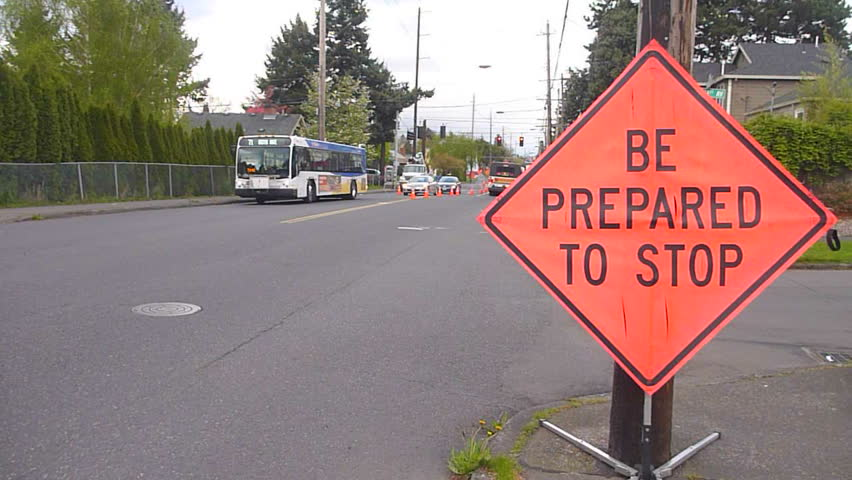
#> input picture assignments/PS2/input_images/img-5-a-1.png, 852 x 480 px, given in place of simple_tl.png, which was not available
$ jupyter execute --allow-errors PS2.ipynb   (shell and % lines are left out)   (Python 2 division)   (older library calls are emulated)
#> lines starting #> are read from the running program, lines starting #| are printed output that depends on the picture; pictures that were not available may be replaced by others from this repository, and a replacement may not be noted
### assignments/PS2/ps2.py

"""
CS6476 Problem Set 2 imports. Only Numpy and cv2 are allowed.
"""
import cv2

import numpy as np


# [22 lines left out: functions intersec, generate_mask, not called in this run]

# /120, 240/
#/300,1200 works all
def generate_edges(img):
    edges = cv2.Canny(img,300,1200)
    return edges

def generate_gray(img):
    gray = cv2.cvtColor(img,cv2.COLOR_BGR2GRAY)
    return gray

def generate_blurred(img):
    blurred = cv2.GaussianBlur(img, (5, 5), 0)
    return blurred

# [9 lines left out: function houghline, not called in this run]

# 50 0 50
def houghcircles(img, threshold, minR, maxR):
    circles = cv2.HoughCircles(img,cv2.cv.CV_HOUGH_GRADIENT,1,threshold,param1=20,param2=10,minRadius=minR,maxRadius=maxR)
    circle_coordinates=[]
    if circles is not None:
        circles=circles.astype(int)
        for i in circles[0,:]:
            x=i[0]
            y=i[1]
            r=i[2]
            circle_coordinates.append((x,y,r))
            circle_coordinates = sorted(circle_coordinates, key=lambda x: x[0])
    return circle_coordinates

# [757 lines left out: functions lines_check, circles_check, find_yield_sign, find_stop_sign, find_square_sign, find_do_not_enter_sign and 1 more, not called in this run]

def traffic_light_detection(img_in, radii_range):
    """Finds the coordinates of a traffic light image given a radii
    range.

    Use the radii range to find the circles in the traffic light and
    identify which of them represents the yellow light.

    Analyze the states of all three lights and determine whether the
    traffic light is red, yellow, or green. This will be referred to
    as the 'state'.

    It is recommended you use Hough tools to find these circles in
    the image.

    The input image may be just the traffic light with a white
    background or a larger image of a scene containing a traffic
    light.

    Args:
        img_in (numpy.array): image containing a traffic light.
        radii_range (list): range of radii values to search for.

    Returns:
        tuple: 2-element tuple containing:
        coordinates (tuple): traffic light center using the (x, y)
                             convention.
        state (str): traffic light state. A value in {'red', 'yellow',
                     'green'}
    """


#Part1: preprocessing img_in

#     print img_in.shape
#     print img_in[390][287]
    gray = cv2.cvtColor(img_in,cv2.COLOR_BGR2GRAY)
    result = img_in.copy()

#     # print (1.*np.min(gray), 1.*np.max(gray), np.mean(gray), np.std(gray))

    #hough transform

#Part2: hough transform to detect circles
    min_r=radii_range[0]
    max_r=radii_range[-1]+1
#     # print min_r, max_r

    coordinates=houghcircles(gray, 50, min_r, max_r)
#     # print coordinates
#     for i in range(len(coordinates)):
#         # print i
#         a=coordinates[i]
#         b=coordinates[:i] + coordinates[i+1 :]
#         # print a
#         # print b
#     a = np.random.normal(size=(10,3))
#     b = np.random.normal(size=(1,3))

#     # print coordinates

# based on y(vertical) distance of circle, remove outliers
    if abs(coordinates[0][0]-coordinates[1][0]) > 5:
        coordinates=coordinates[1:]

    if abs(coordinates[-1][0]-coordinates[-2][0])>5:
        coordinates=coordinates[:-1]


    coordinates = sorted(coordinates, key=lambda x: x[1])
    coordinate = coordinates[1][0:-1]
#     print coordinate


# Part4: based on the HLS color space, luma, to select the lightest circle
# based on vertical distance of circle, assign state
    hls = cv2.cvtColor(img_in, cv2.COLOR_BGR2HLS)
#     # print hsv.shape
#     # print "green",img_in[364][287]
#     # print "red",img_in[44][283]
#     # print "yellow",img_in[299][134]

#     # print "green",hls[364][287]
#     # print "red",hls[44][283]
#     # print "yellow",hls[299][283]
#     # print coordinates

    indec=9
    luma=0
    for k in range(len(coordinates)):
        x=coordinates[k][0]
        y=coordinates[k][1]

        hls_value=hls[y][x]
        if hls[y][x][1] > luma:
            luma=hls[y][x][1]
            indec = k
#     # print indec

#Part5: output the required result

#     # print luma, coordinate, hue
    detect_light=()
    if indec==0:
        detect_light=(coordinate, 'red')
    if indec==1:
        detect_light=(coordinate, 'yellow')
    if indec==2:
        detect_light=(coordinate, 'green')

# [21 lines of commented-out code are left out]
    return detect_light


# [18 lines of commented-out code are left out]

# [896 lines left out: functions traffic_light_scene_detection, yield_sign_detection, stop_sign_detection, warning_sign_detection, construction_sign_detection, do_not_enter_sign_detection and 3 more, not called in this run]

    # [15 lines of commented-out code are left out]

### assignments/PS2/PS2.ipynb
[cell 1]
# %%writefile experiment.py
"""
CS6476: Problem Set 2 Experiment file

This script contains a series of function calls that run your ps2
implementation and output images so you can verify your results.
"""


import cv2

import ps2


# [80 lines left out: functions draw_tl_center, mark_traffic_signs, not called in this run]

    # raise NotImplementedError


def part_1():

    input_images = ['simple_tl', 'scene_tl_1', 'scene_tl_2', 'scene_tl_3']
    output_labels = ['ps2-1-a-1', 'ps2-1-a-2', 'ps2-1-a-3', 'ps2-1-a-4']

    # Define a radii range, you may define a smaller range based on your
    # observations.
    radii_range = range(10, 30, 1)

    for img_in, label in zip(input_images, output_labels):

        tl = cv2.imread("input_images/{}.png".format(img_in))
#> tl is the input picture: shape (480, 852, 3); mean B, G, R 120.5, 125.5, 148.4
        coords, state = ps2.traffic_light_detection(tl, radii_range)
#> in traffic_light_detection, `gray = cv2.cvtColor(img_in,cv2.COLOR_BGR2GRAY)`:
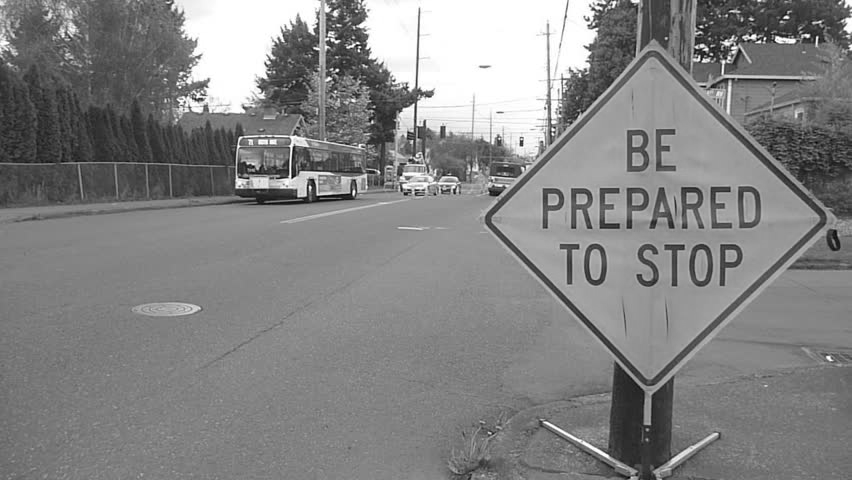
#> gray: shape (480, 852); min 0, max 255, mean 131.7
#> in houghcircles, `circles = cv2.HoughCircles(img,cv2.cv.CV_HOUGH_GRADIENT,1,threshold,pa..`: circles = 117 rows, first 8: [60.5, 68.5, 29.4], [44.5, 135.5, 29.4], [490.5, 380.5, 29.4], [584.5, 444.5, 29.4], [472.5, 163.5, 29.4], [530.5, 128.5, 29.4], [227.5, 346.5, 29.4], [466.5, 428.5, 29.4]
#> in houghcircles, `circles=circles.astype(int)`: circles = 117 rows, first 8: [60, 68, 29], [44, 135, 29], [490, 380, 29], [584, 444, 29], [472, 163, 29], [530, 128, 29], [227, 346, 29], [466, 428, 29]
#> the loop in houghcircles, `for i in circles[0,:]:` made 117 passes
#> (x, y, r) on passes 1, 4, 5, 6, 7, 8, 9, 10, 11, 12, 13, 14: (60, 68, 29), (584, 444, 29), (472, 163, 29), (530, 128, 29), (227, 346, 29), (466, 428, 29), (701, 387, 29), (754, 418, 29), (804, 153, 29), (130, 98, 29), (341, 115, 29), (126, 442, 29)
#> (x, y, r, circle_coordinates) on passes 2 to 3: (44, 135, 29, [(44, 135, 29), (60, 68, 29)]), (490, 380, 29, [(44, 135, 29), (60, 68, 29), (490, 380, 29)])
#> after the loop in houghcircles, `for i in circles[0,:]:`: circle_coordinates = 117 items, first 6: (1, 393, 29), (4, 99, 25), (20, 461, 17), (26, 29, 29), (30, 190, 27), (34, 343, 29)
#> in traffic_light_detection, `coordinates=houghcircles(gray, 50, min_r, max_r)`: coordinates has the same summary as circle_coordinates in houghcircles
#> in traffic_light_detection, `coordinates=coordinates[:-1]`: coordinates = 116 items, first 6: (1, 393, 29), (4, 99, 25), (20, 461, 17), (26, 29, 29), (30, 190, 27), (34, 343, 29)
#> in traffic_light_detection, `coordinates = sorted(coordinates, key=lambda x: x[1])`: coordinates = 116 items, first 6: (587, 17, 27), (755, 23, 23), (279, 24, 16), (26, 29, 29), (99, 29, 29), (332, 32, 29)
#> in traffic_light_detection, `coordinate = coordinates[1][0:-1]`: coordinate = (755, 23)
#> in traffic_light_detection, `hls = cv2.cvtColor(img_in, cv2.COLOR_BGR2HLS)`: hls: shape (480, 852, 3); mean of channels 0, 1, 2 85.5, 133.6, 57.6
#> the loop in traffic_light_detection, `for k in range(len(coordinates)):` made 116 passes
#> (x, y, hls_value, luma) on passes 1, 3, 8: (587, 17, [0, 197, 0], 197), (279, 24, [0, 252, 0], 252), (205, 36, [0, 255, 0], 255)
#> (x, y, hls_value) on passes 2, 4, 5, 6, 7, 9: (755, 23, [120, 69, 4]), (26, 29, [35, 69, 81]), (99, 29, [31, 62, 97]), (332, 32, [29, 234, 194]), (698, 34, [160, 100, 8]), (148, 39, [32, 91, 70])
#> after the loop in traffic_light_detection, `for k in range(len(coordinates)):`: indec = 7; luma = 255
# [4 lines of commented-out code are left out]

        img_out = draw_tl_center(tl, coords, state)
        cv2.imwrite("output/{}.png".format(label), img_out)


# [73 lines left out: functions part_2, part_3, part_4, part_5a, part_5b, not called in this run]

#> (the rest of this cell did not finish here and is left out)

[cell 2]
# %%writefile ps2.py

"""
CS6476 Problem Set 2 imports. Only Numpy and cv2 are allowed.
"""
import cv2

import numpy as np


# [22 lines left out: functions intersec, generate_mask, not called in this run]

# /120, 240/
#/300,1200 works all
def generate_edges(img):
    edges = cv2.Canny(img,300,1200)
    return edges

def generate_gray(img):
    gray = cv2.cvtColor(img,cv2.COLOR_BGR2GRAY)
    return gray

def generate_blurred(img):
    blurred = cv2.GaussianBlur(img, (5, 5), 0)
    return blurred

# [1544 lines left out: functions houghline, houghcircles, lines_check, circles_check, find_yield_sign, find_stop_sign and 13 more, not called in this run]
# [13 lines of commented-out code are left out]


$ run again, on assignments/PS2/input_images/noisy_scene_all_signs.png
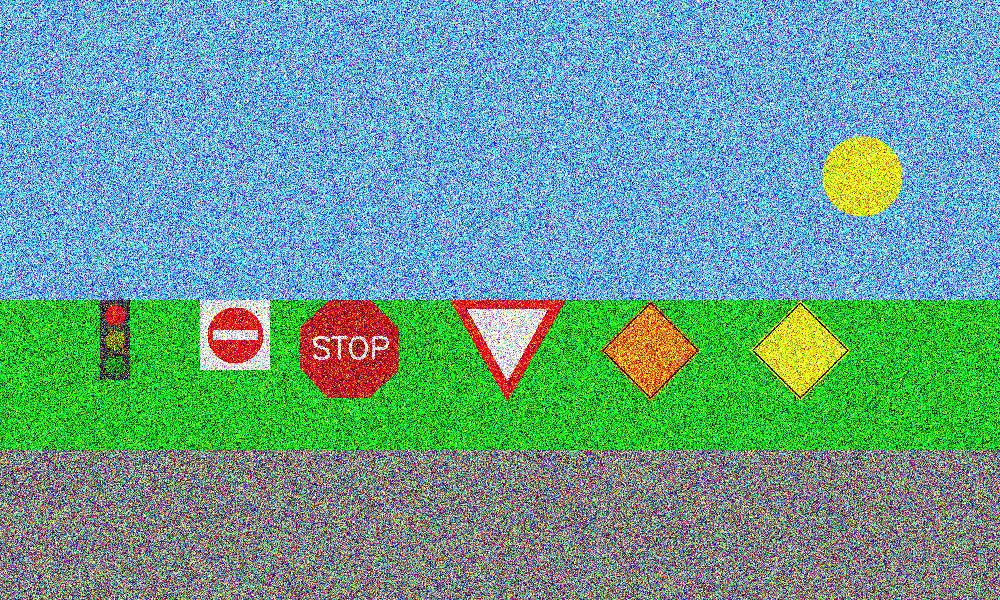
#> input picture assignments/PS2/input_images/noisy_scene_all_signs.png, 1000 x 600 px, given in place of simple_tl.png, which was not available
#> in part_1, tl is the input picture: shape (600, 1000, 3); mean B, G, R 149.7, 158.4, 104.9
#> in traffic_light_detection, `gray = cv2.cvtColor(img_in,cv2.COLOR_BGR2GRAY)`:
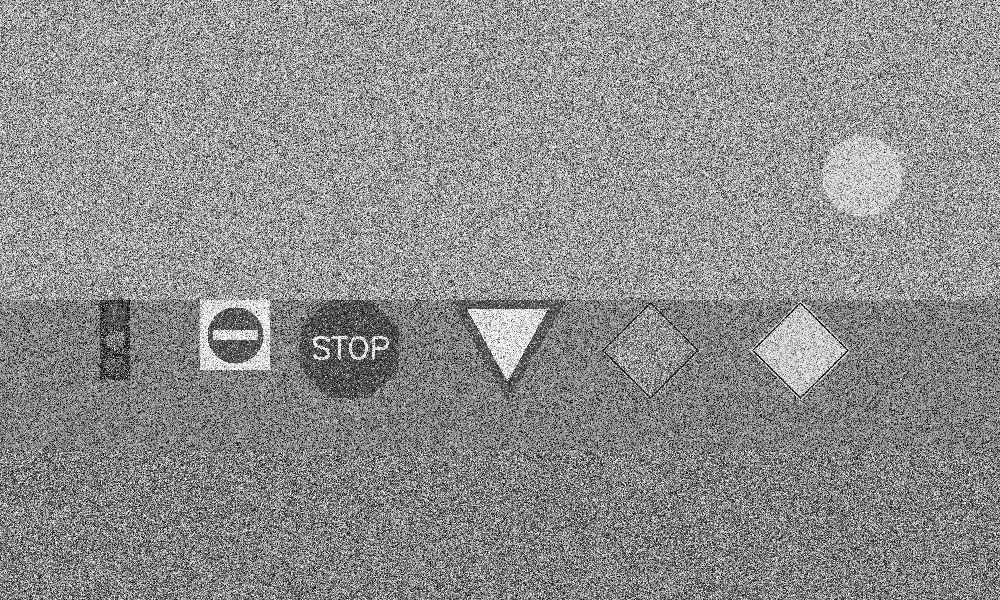
#> gray: shape (600, 1000); min 0, max 255, mean 141.4
#> in houghcircles, `circles = cv2.HoughCircles(img,cv2.cv.CV_HOUGH_GRADIENT,1,threshold,pa..`: circles = 177 rows, first 8: [326.5, 226.5, 29.4], [862.5, 163.5, 29.3], [74.5, 293.5, 29.4], [90.5, 98.5, 29.3], [414.5, 380.5, 29.3], [701.5, 37.5, 29.3], [210.5, 515.5, 29.4], [267.5, 452.5, 29.4]
#> in houghcircles, `circles=circles.astype(int)`: circles = 177 rows, first 8: [326, 226, 29], [862, 163, 29], [74, 293, 29], [90, 98, 29], [414, 380, 29], [701, 37, 29], [210, 515, 29], [267, 452, 29]
#> the loop in houghcircles, `for i in circles[0,:]:` made 177 passes
#> after the loop in houghcircles, `for i in circles[0,:]:`: circle_coordinates = 177 items, first 6: (1, 528, 18), (2, 9, 12), (8, 99, 21), (8, 187, 17), (25, 443, 23), (25, 278, 23)
#> in traffic_light_detection, `coordinates=houghcircles(gray, 50, min_r, max_r)`: coordinates has the same summary as circle_coordinates in houghcircles
#> in traffic_light_detection, `coordinates = sorted(coordinates, key=lambda x: x[1])`: coordinates = 177 items, first 6: (738, 1, 17), (316, 2, 21), (62, 7, 16), (199, 7, 14), (967, 7, 29), (2, 9, 12)
#> coordinate = (316, 2)
#> hls: shape (600, 1000, 3); mean of channels 0, 1, 2 87.4, 138, 224
#> the loop in traffic_light_detection, `for k in range(len(coordinates)):` made 177 passes
#> (x, y, hls_value, luma) on passes 1, 11, 22, 26: (738, 1, [150, 189, 75], 189), (406, 32, [137, 197, 57], 197), (211, 58, [118, 231, 255], 231), (412, 84, [0, 255, 0], 255)
#> after the loop in traffic_light_detection, `for k in range(len(coordinates)):`: indec = 25; luma = 255

$ run again, on assignments/PS2/input_images/scene_all_signs_noisy.png
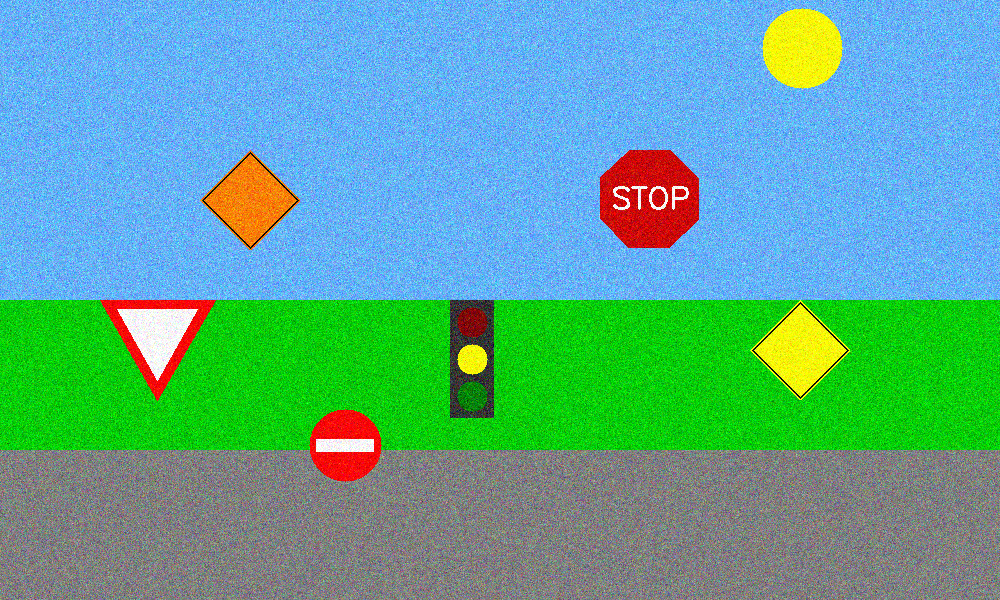
#> input picture assignments/PS2/input_images/scene_all_signs_noisy.png, 1000 x 600 px, given in place of simple_tl.png, which was not available
#> in part_1, tl is the input picture: shape (600, 1000, 3); mean B, G, R 151.3, 167.4, 95.1
#> in traffic_light_detection, `gray = cv2.cvtColor(img_in,cv2.COLOR_BGR2GRAY)`:
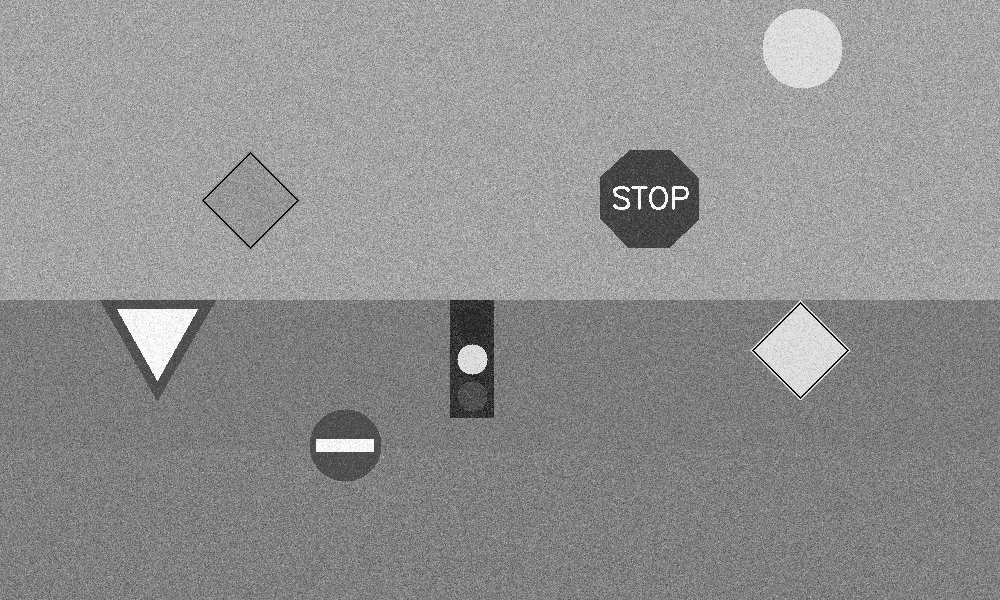
#> gray: shape (600, 1000); min 0, max 255, mean 144
#> in houghcircles, `circles = cv2.HoughCircles(img,cv2.cv.CV_HOUGH_GRADIENT,1,threshold,pa..`: circles = 178 rows, first 8: [915.5, 514.5, 29.3], [381.5, 531.5, 29.3], [935.5, 38.5, 29.3], [558.5, 191.5, 29.4], [274.5, 292.5, 29.3], [725.5, 325.5, 29.4], [851.5, 269.5, 29.4], [285.5, 546.5, 29.3]
#> in houghcircles, `circles=circles.astype(int)`: circles = 178 rows, first 8: [915, 514, 29], [381, 531, 29], [935, 38, 29], [558, 191, 29], [274, 292, 29], [725, 325, 29], [851, 269, 29], [285, 546, 29]
#> the loop in houghcircles, `for i in circles[0,:]:` made 178 passes
#> (i, x, y) on passes 4 to 6: ([558, 191, 29], 558, 191), ([274, 292, 29], 274, 292), ([725, 325, 29], 725, 325)
#> after the loop in houghcircles, `for i in circles[0,:]:`: circle_coordinates = 178 items, first 6: (2, 416, 21), (3, 145, 13), (11, 580, 18), (20, 520, 19), (26, 249, 27), (27, 461, 27)
#> in traffic_light_detection, `coordinates=houghcircles(gray, 50, min_r, max_r)`: coordinates has the same summary as circle_coordinates in houghcircles
#> in traffic_light_detection, `coordinates = sorted(coordinates, key=lambda x: x[1])`: coordinates = 178 items, first 6: (839, 3, 19), (289, 6, 21), (977, 7, 18), (708, 8, 26), (376, 18, 19), (90, 19, 19)
#> coordinate = (289, 6)
#> hls: shape (600, 1000, 3); mean of channels 0, 1, 2 87.7, 143.8, 187.8
#> the loop in traffic_light_detection, `for k in range(len(coordinates)):` made 178 passes
#> (x, y, hls_value, luma) on passes 1, 2, 3, 4, 49: (839, 3, [103, 146, 234], 146), (289, 6, [95, 149, 130], 149), (977, 7, [129, 174, 105], 174), (708, 8, [115, 204, 255], 204), (220, 158, [104, 210, 255], 210)
#> after the loop in traffic_light_detection, `for k in range(len(coordinates)):`: indec = 48; luma = 210
